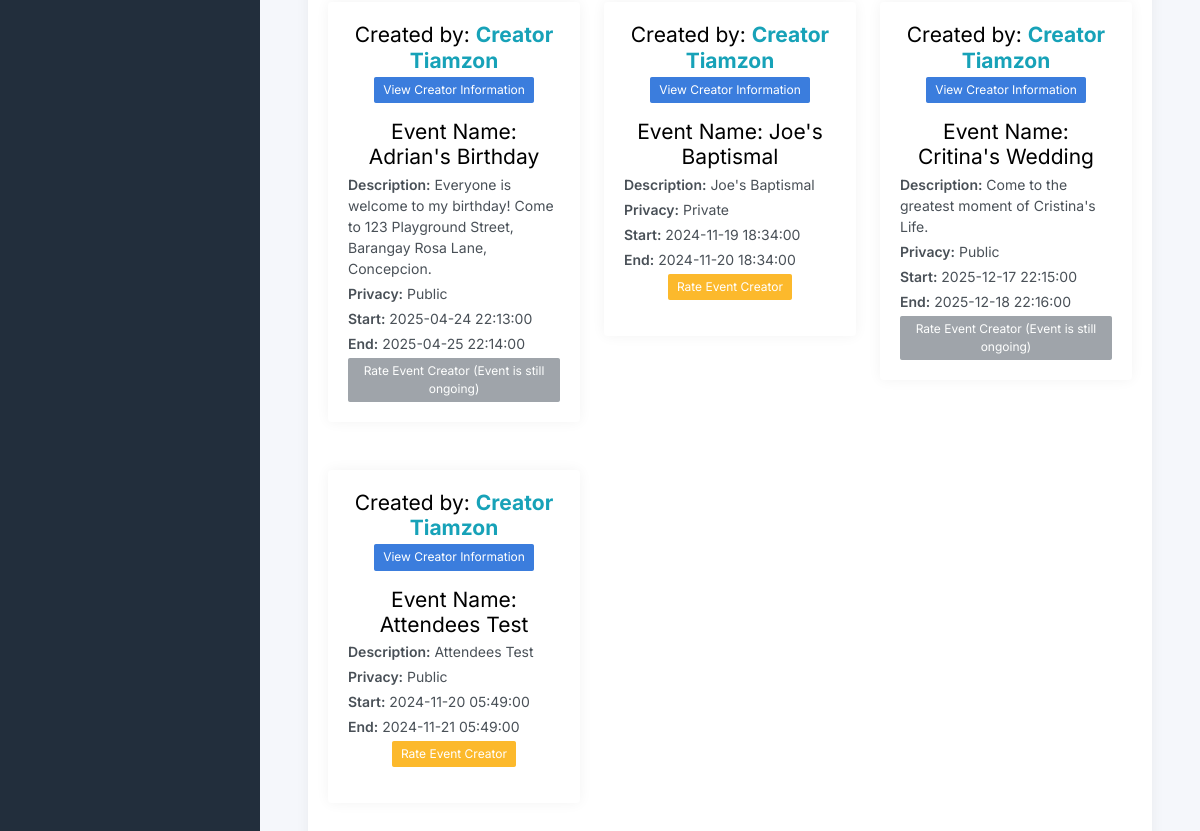
The page /attendee_history (signed in, lower part) on the database as committed earlier.
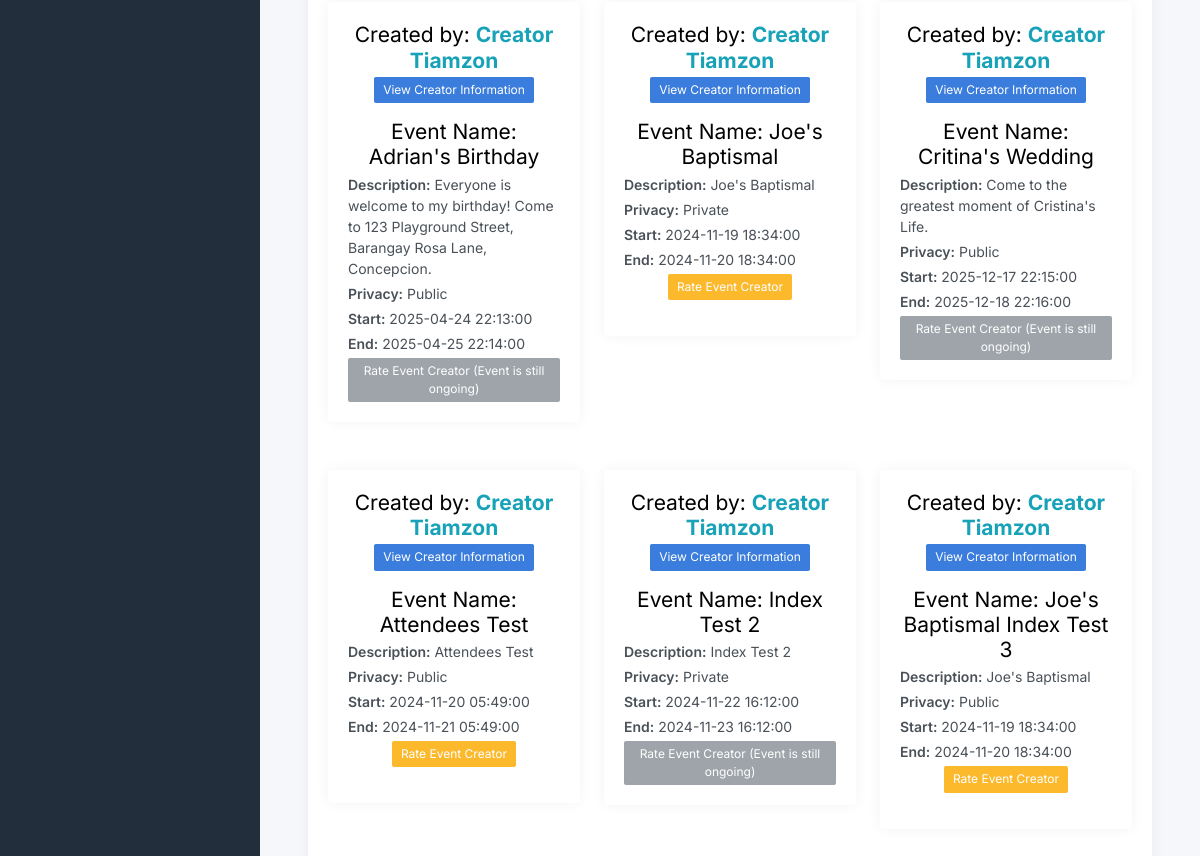
The same page on the database as committed later.
### website/models.py (models this page shows)
class Attendee_records5(db.Model):
    id = db.Column(db.Integer, primary_key=True)
    creator_name = db.Column(db.String)
    event_name = db.Column(db.String)
    event_desc = db.Column(db.String)
    event_privacy = db.Column(db.String)
    date_accepted = db.Column(db.DateTime(timezone=True), default=func.now())
    attendee_id = db.Column(db.Integer, db.ForeignKey('users9.id'))  # Link to the attendee
    start_date = db.Column(db.DateTime)
    end_date = db.Column(db.DateTime)

### website/views_attendee.py (the view)
@views_attendee.route('/attendee_history')
@login_required
def attendee_history():
    if current_user.role != "Attendee":
        return redirect(url_for('views.role'))
    attendee_history = Attendee_records5.query.filter_by(attendee_id=current_user.id).all()
    now = datetime.now()
    return render_template('attendee_history.html', user=current_user, attendee_history=attendee_history, now=now, name=current_user.fullname)

### website/templates/attendee_history.html (shortened to what this page needs)
{% extends "base.html" %} {% block content %}
<nav id="sidebar" class="sidebar js-sidebar">
</nav>
<div class="main">
  <main class="content">
    <div class="container-fluid p-0">
      <div class="row">
        <div class="col-12">
          <div class="card">
            <div class="card-body">
              <div class="past_attended_events">
                <div class="row">
                  {% for event in attendee_history %}
                  <div class="col-md-4 mb-4">
                    <div class="card">
                      <div class="card-body">
                        <h3 class="text-center mb-1">
                          Created by:
                          <span class="text-info font-weight-bold"
                            >{{ event.creator_name }}</span
                          >
                        </h3>
                        <form
                          action="/view_creator_info"
                          method="POST"
                          class="view-creator-info-form mb-3 text-center"
                        >
                          <button type="submit" class="btn btn-primary btn-sm">
                            View Creator Information
                          </button>
                        </form>
                        <h3 class="text-center mb-1">
                          Event Name: {{ event.event_name }}
                        </h3>
                        <p class="mb-1">
                          <strong>Description:</strong> {{ event.event_desc }}
                        </p>
                        <p class="mb-1">
                          <strong>Privacy:</strong> {{ event.event_privacy }}
                        </p>
                        <p class="mb-1">
                          <strong>Start:</strong> {{ event.start_date }}
                        </p>
                        <p class="mb-1">
                          <strong>End:</strong> {{ event.end_date }}
                        </p>
                        {% if event.end_date <= now %}
                        <form
                          method="POST"
                          action="/attendee_rate_creator"
                          class="mb-3 text-center"
                        >
                          <button type="submit" class="btn btn-warning btn-sm">
                            Rate Event Creator
                          </button>
                        </form>
                        {% else %}
                        <div class="text-center">
                          <button class="btn btn-secondary btn-sm" disabled>
                            Rate Event Creator (Event is still ongoing)
                          </button>
                        </div>
                        {% endif %}
                      </div>
                    </div>
                  </div>
                  {% endfor %}
                </div>
              </div>
            </div>
          </div>
        </div>
      </div>
    </div>
  </main>
</div>
{% endblock %}

### website/templates/base.html (shortened to what this page needs)
<!DOCTYPE html>
<html lang="en">
  <head>
    <link
      rel="stylesheet"
      href="https://stackpath.bootstrapcdn.com/bootstrap/4.4.1/css/bootstrap.min.css"
    />
    <link
      rel="stylesheet"
      href="https://stackpath.bootstrapcdn.com/font-awesome/4.7.0/css/font-awesome.min.css"
    />
    <link
      href="https://cdnjs.cloudflare.com/ajax/libs/fullcalendar/6.1.8/fullcalendar.min.css"
      rel="stylesheet"
    />
    <link
      href="{{ url_for('static', filename='css/app.css') }}"
      rel="stylesheet"
    />
  </head>
  <body>
    <div class="wrapper">{% block content %} {% endblock %}</div>
  </body>
</html>

Rows that differ between the two databases and show on the page:
added Attendee_records5: creator_name "Creator Tiamzon", event_name "Index Test 2", event_desc "Index Test 2", event_privacy "Private", start_date "2024-11-22 16:12:00", end_date "2024-11-23 16:12:00", shows "Rate Event Creator (Event is still ongoing)"
added Attendee_records5: creator_name "Creator Tiamzon", event_name "Joe's Baptismal Index Test 3", event_desc "Joe's Baptismal", event_privacy "Public", start_date "2024-11-19 18:34:00", end_date "2024-11-20 18:34:00"
